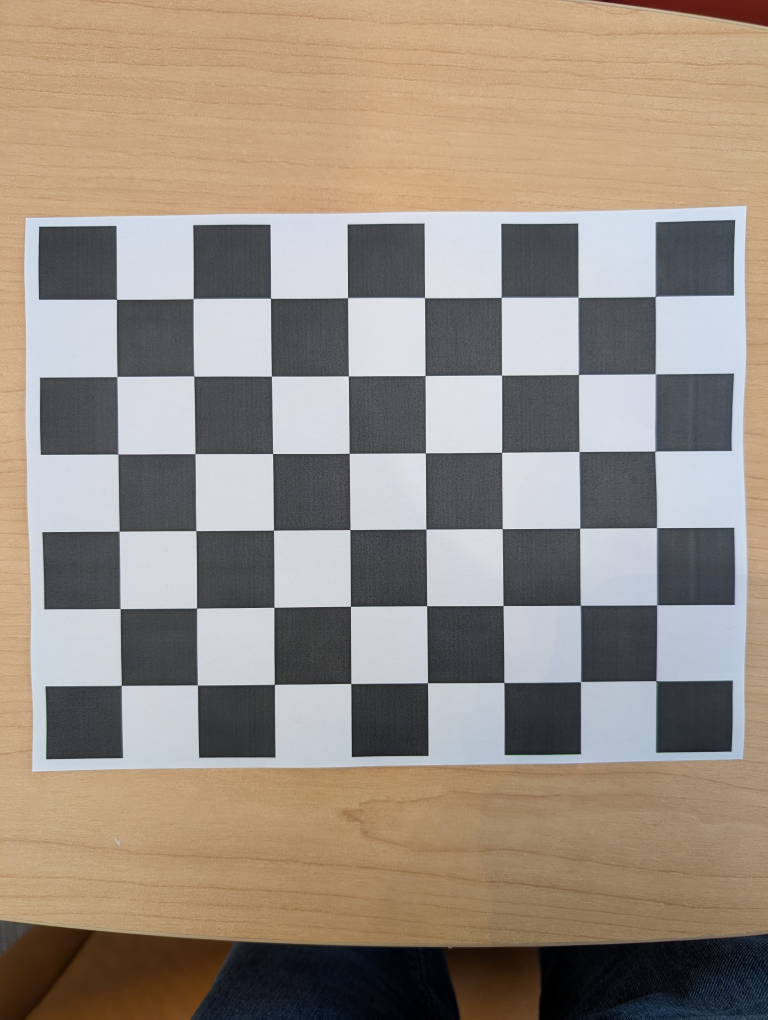
#> input picture Camera Calibration/calib_images/PXL_20260417_193637166.jpg, 3072 x 4080 px (shown at 1/4 size); its folder holds 4 pictures in this run
$ python calibration.py
#> lines starting #> are read from the running program, lines starting #| are printed output that depends on the picture
import cv2
import numpy as np
import glob
import os
import json
import yaml

IMAGES_DIR     = "calib_images"
OUTPUT_DIR     = "calibration_output"
SQUARE_SIZE_MM = 30.0
INNER_CORNERS  = (8, 6)


def find_corners(images_dir, inner_corners, square_size):
#> called with images_dir = 'calib_images', inner_corners = (8, 6), square_size = 30
    objp = np.zeros((inner_corners[0] * inner_corners[1], 3), np.float32)
    objp[:, :2] = np.mgrid[0:inner_corners[0], 0:inner_corners[1]].T.reshape(-1, 2)
    objp *= square_size

    objpoints = []
    imgpoints = []
    image_size = None

    criteria = (cv2.TERM_CRITERIA_EPS + cv2.TERM_CRITERIA_MAX_ITER, 30, 0.001)
    flags = (cv2.CALIB_CB_ADAPTIVE_THRESH +
             cv2.CALIB_CB_NORMALIZE_IMAGE +
             cv2.CALIB_CB_FAST_CHECK)

    image_paths = sorted(
        glob.glob(os.path.join(images_dir, "*.jpg")) +
        glob.glob(os.path.join(images_dir, "*.png")) +
        glob.glob(os.path.join(images_dir, "*.jpeg"))
    )

    if not image_paths:
        raise FileNotFoundError(f"No images found in '{images_dir}'")

    for fpath in image_paths:
        img  = cv2.imread(fpath)
#> img is the input picture: shape (4080, 3072, 3); mean B, G, R 129.4, 140.9, 152.3
        gray = cv2.cvtColor(img, cv2.COLOR_BGR2GRAY)
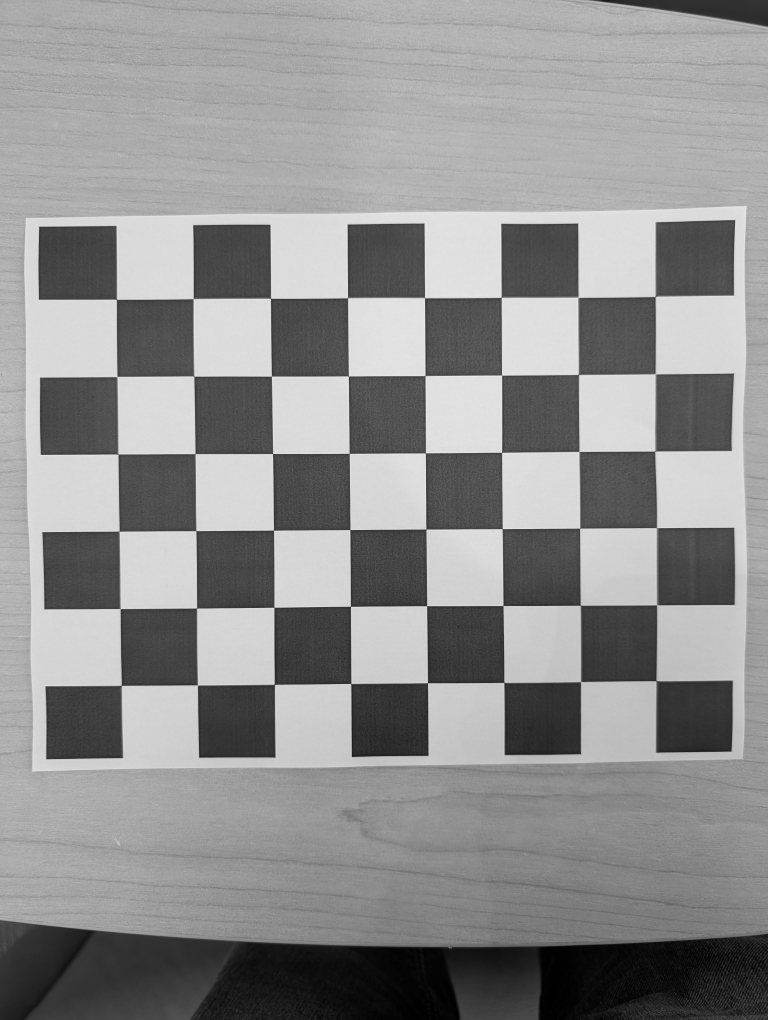
#> gray: shape (4080, 3072) (shown at 1/4 size); min 0, max 250, mean 143
        image_size = gray.shape[::-1]
#> image_size = (3072, 4080)

        def try_detect(src):
            r, c = cv2.findChessboardCorners(src, inner_corners, flags)
#> r = True; c = 48 rows, first 8: [467, 1199.5], [774.7, 1196.7], [1083.2, 1195.9], [1392.3, 1193.1], [1699.1, 1193.4], [2005.2, 1191.2], [2312.4, 1191.6], [2620.5, 1187.3]
            return r, c, src

        ret, corners, gray = try_detect(gray)
#> ret = True; corners has the same summary as c in try_detect

        if not ret:
            ret, corners, gray = try_detect(cv2.equalizeHist(gray))

        if not ret:
            clahe = cv2.createCLAHE(clipLimit=2.0, tileGridSize=(8, 8))
            ret, corners, gray = try_detect(clahe.apply(cv2.cvtColor(img, cv2.COLOR_BGR2GRAY)))

        if not ret:
            for sigma in (1, 2, 3):
                blurred = cv2.GaussianBlur(cv2.cvtColor(img, cv2.COLOR_BGR2GRAY), (0, 0), sigma)
                ret, corners, gray = try_detect(blurred)
                if ret:
                    break

        if ret:
            corners2 = cv2.cornerSubPix(gray, corners, (11, 11), (-1, -1), criteria)
#> corners2 = 48 rows, first 8: [467.8, 1199.2], [774.4, 1196.5], [1083.9, 1195.3], [1391.7, 1192.9], [1699.5, 1192.8], [2005.6, 1191.8], [2313.1, 1191.3], [2621.2, 1187.8]
            objpoints.append(objp)
            imgpoints.append(corners2)
            vis = img.copy()
            cv2.drawChessboardCorners(vis, inner_corners, corners2, ret)
            cv2.imwrite(os.path.join(OUTPUT_DIR, "corners", os.path.basename(fpath)), vis)
#> pass 2 of the loop in find_corners, `for fpath in image_paths:`:
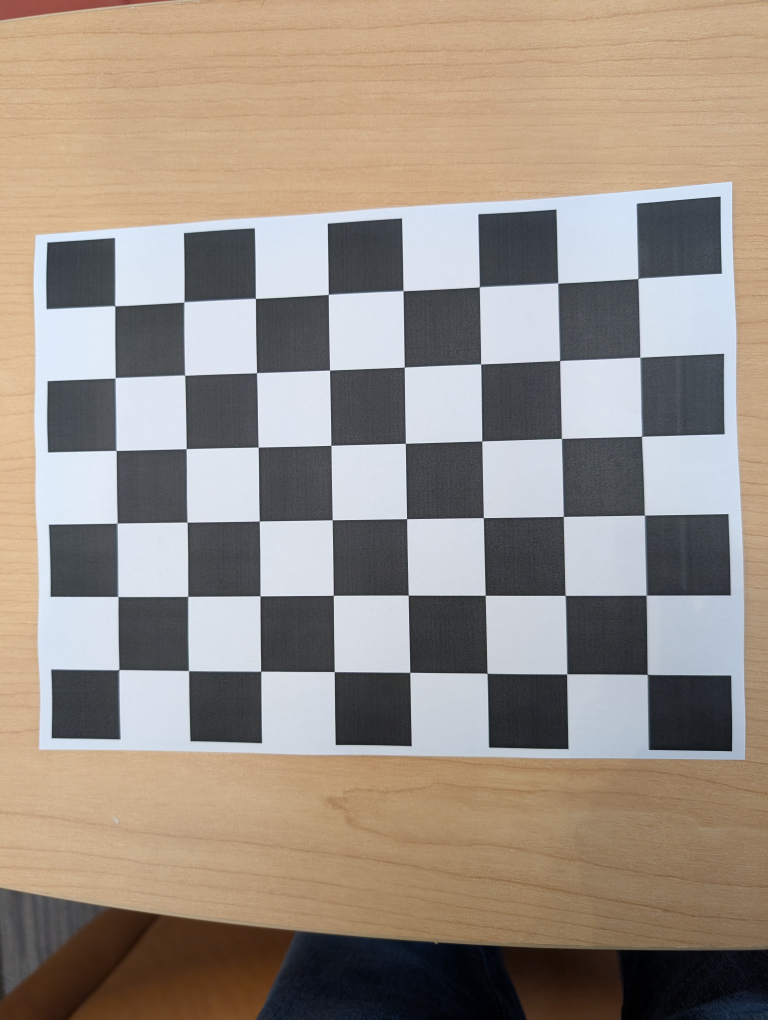
#> input picture Camera Calibration/calib_images/PXL_20260417_193650881.jpg, 3072 x 4080 px (shown at 1/4 size)
#> in find_corners, img is the input picture: shape (4080, 3072, 3); mean B, G, R 133, 143.3, 154.3
#> in find_corners, `gray = cv2.cvtColor(img, cv2.COLOR_BGR2GRAY)`:
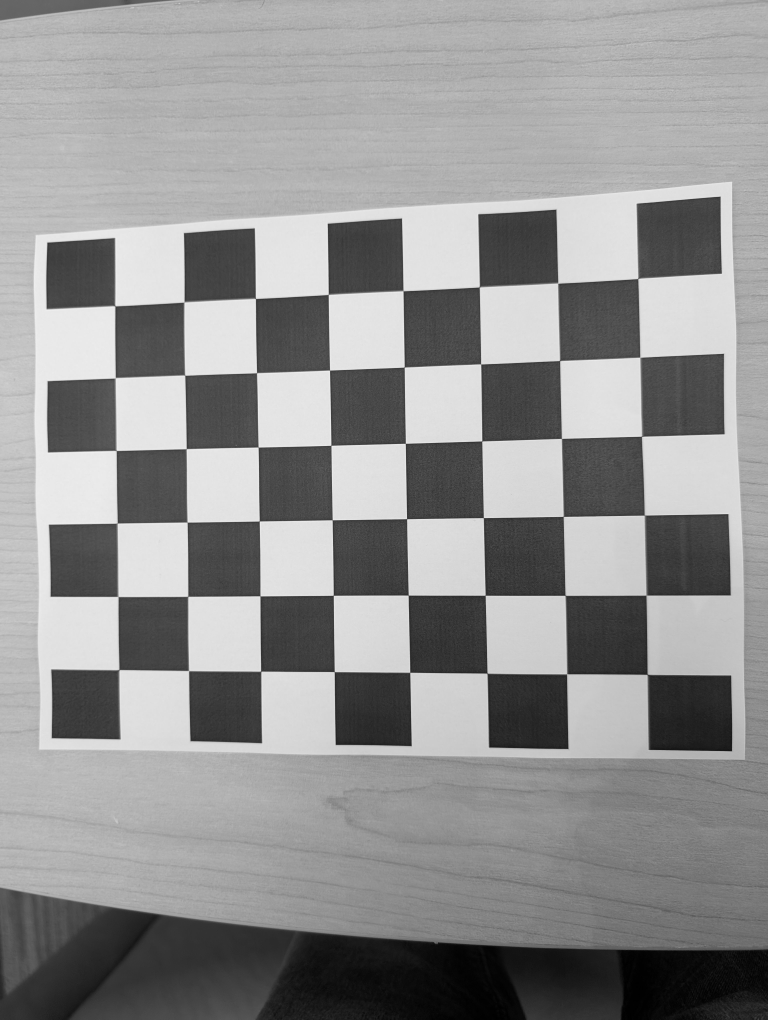
#> gray: shape (4080, 3072) (shown at 1/4 size); min 0, max 252, mean 145.4
#> c = 48 rows, first 8: [461.5, 1225.5], [738.1, 1210.6], [1023.1, 1197], [1314.8, 1180.1], [1613.3, 1165.7], [1918.6, 1151.2], [2232, 1134], [2552.5, 1116]
#> corners has the same summary as c in try_detect
#> corners2 = 48 rows, first 8: [461.4, 1225.4], [737.6, 1209.8], [1023.6, 1195.6], [1314.4, 1179.5], [1613.5, 1165], [1918.1, 1149.7], [2232.2, 1134.2], [2552.3, 1115.8]
#> pass 3 of the loop in find_corners, `for fpath in image_paths:`:
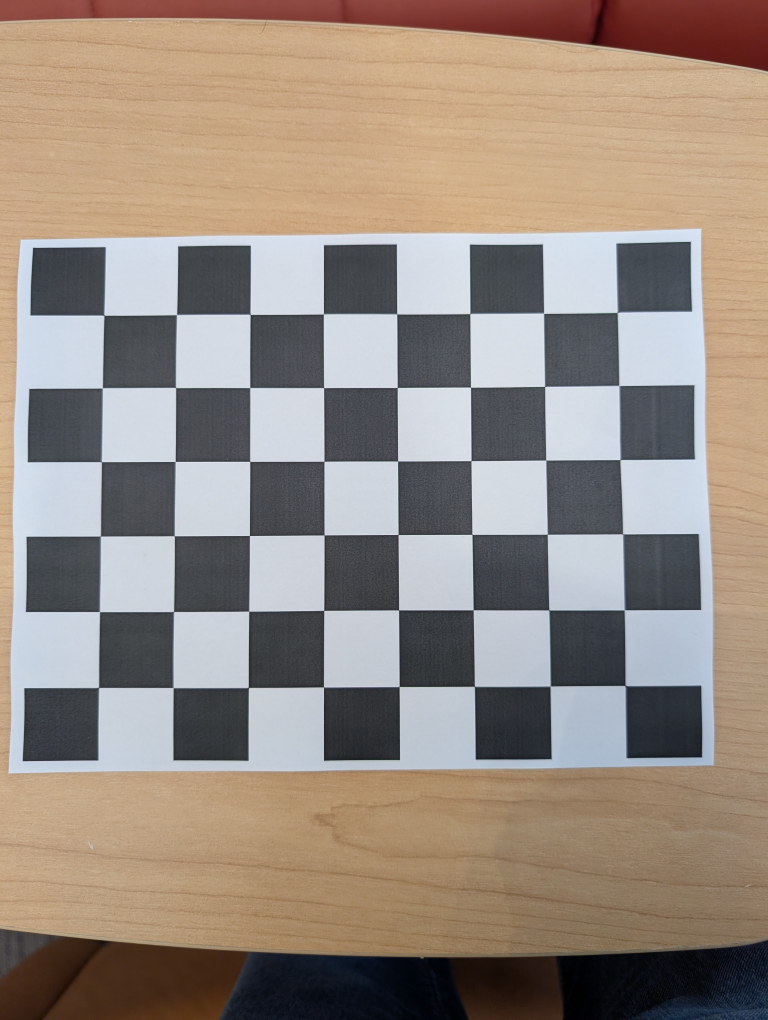
#> input picture Camera Calibration/calib_images/PXL_20260417_193653007.jpg, 3072 x 4080 px (shown at 1/4 size)
#> in find_corners, img is the input picture: shape (4080, 3072, 3); mean B, G, R 128.8, 138.8, 151.2
#> in find_corners, `gray = cv2.cvtColor(img, cv2.COLOR_BGR2GRAY)`:
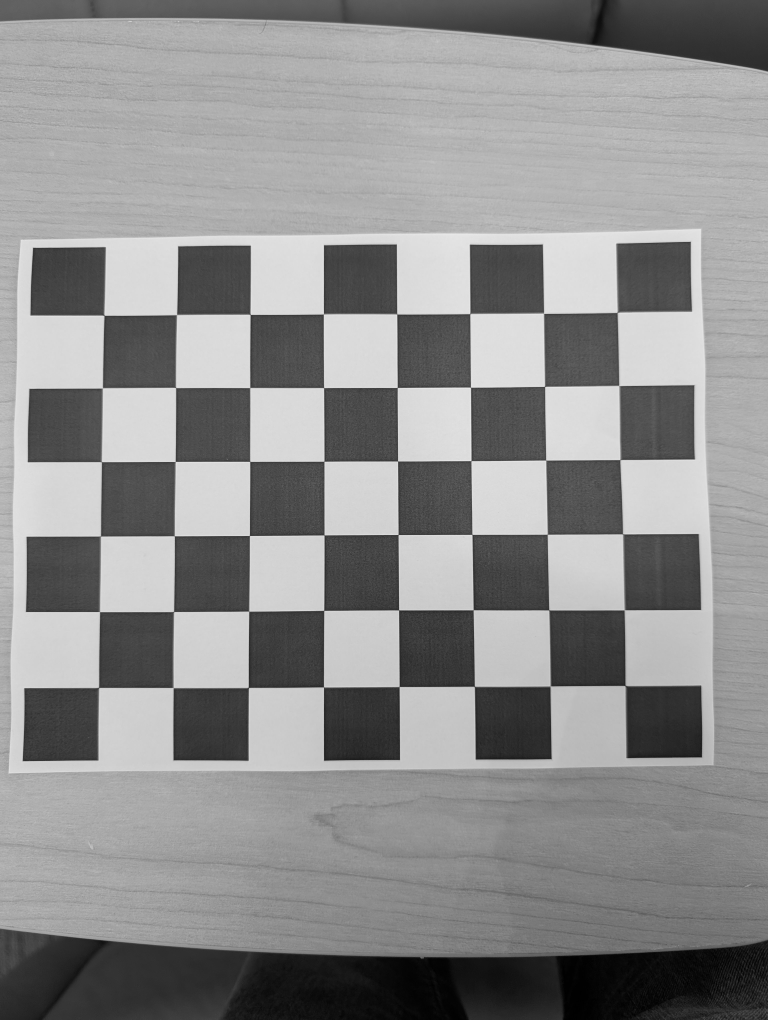
#> gray: shape (4080, 3072) (shown at 1/4 size); min 0, max 245, mean 141.4
#> c = 48 rows, first 8: [418.3, 1262.7], [708.4, 1260.7], [1001.6, 1260.2], [1295.3, 1258], [1588.4, 1258.7], [1880.5, 1256.6], [2174.9, 1255.3], [2469.5, 1251]
#> corners has the same summary as c in try_detect
#> corners2 = 48 rows, first 8: [417.6, 1262.9], [708.1, 1260.4], [1002.3, 1259.6], [1295.2, 1257.6], [1588.6, 1257.8], [1880.5, 1256.5], [2175.4, 1255], [2469.4, 1251.8]
#> the loop made 4 passes; the first 3 are shown

    return objpoints, imgpoints, image_size


def compute_per_image_error(objpoints, imgpoints, rvecs, tvecs, K, dist):
    errors = []
    for i in range(len(objpoints)):
        projected, _ = cv2.projectPoints(objpoints[i], rvecs[i], tvecs[i], K, dist)
        diff = imgpoints[i] - projected
        errors.append(np.sqrt((diff ** 2).sum(axis=2).mean()))
    return errors


def calibrate(objpoints, imgpoints, image_size):
    rms, K, dist, rvecs, tvecs = cv2.calibrateCamera(
        objpoints, imgpoints, image_size, None, None
    )

    errors = compute_per_image_error(objpoints, imgpoints, rvecs, tvecs, K, dist)
    threshold = max(2.0 * float(np.median(errors)), 1.5)
    outliers = [i for i, e in enumerate(errors) if e > threshold]
    if outliers:
        kept_obj = [o for i, o in enumerate(objpoints) if i not in set(outliers)]
        kept_img = [o for i, o in enumerate(imgpoints) if i not in set(outliers)]
        if len(kept_obj) >= 3:
            rms, K, dist, rvecs, tvecs = cv2.calibrateCamera(
                kept_obj, kept_img, image_size, None, None
            )
            objpoints[:] = kept_obj
            imgpoints[:] = kept_img

    return rms, K, dist, rvecs, tvecs


def save_results(K, dist, image_size, rms, per_image_errors, output_dir):
    np.savez(os.path.join(output_dir, "calibration.npz"),
             K=K, dist=dist, image_size=np.array(image_size), rms=np.array(rms))

    yaml_data = {
        "image_size": {"width": int(image_size[0]), "height": int(image_size[1])},
        "rms_reprojection_error_px": float(rms),
        "camera_matrix": {
            "fx": float(K[0, 0]), "fy": float(K[1, 1]),
            "cx": float(K[0, 2]), "cy": float(K[1, 2]),
            "data": K.tolist()
        },
        "distortion_coefficients": {
            "k1": float(dist[0][0]), "k2": float(dist[0][1]),
            "p1": float(dist[0][2]), "p2": float(dist[0][3]),
            "data": dist.tolist()
        }
    }
    with open(os.path.join(output_dir, "calibration.yaml"), "w") as f:
        yaml.dump(yaml_data, f, default_flow_style=False, sort_keys=False)

    with open(os.path.join(output_dir, "per_image_errors.json"), "w") as f:
        json.dump({f"image_{i}": round(float(e), 4) for i, e in enumerate(per_image_errors)}, f, indent=2)


def main():
    os.makedirs(os.path.join(OUTPUT_DIR, "corners"), exist_ok=True)

    objpoints, imgpoints, image_size = find_corners(IMAGES_DIR, INNER_CORNERS, SQUARE_SIZE_MM)

    if len(objpoints) < 3:
        raise RuntimeError("Need at least 3 successful images.")

    rms, K, dist, rvecs, tvecs = calibrate(objpoints, imgpoints, image_size)
    per_image_errors = compute_per_image_error(objpoints, imgpoints, rvecs, tvecs, K, dist)

    save_results(K, dist, image_size, rms, per_image_errors, OUTPUT_DIR)

    print(f"\nRMS: {rms:.4f} px  ({len(objpoints)} images)")
    print(f"\nCamera Matrix:")
    print(f"  fx={K[0,0]:.2f}  fy={K[1,1]:.2f}  cx={K[0,2]:.2f}  cy={K[1,2]:.2f}")
    print(f"\nDistortion:")
    print(f"  k1={dist[0][0]:.6f}  k2={dist[0][1]:.6f}  p1={dist[0][2]:.6f}  p2={dist[0][3]:.6f}")
    print(f"\nPer-image errors:")
    for i, e in enumerate(per_image_errors):
        print(f"  img {i+1:02d}: {e:.4f} px")
    print(f"\nSaved to {OUTPUT_DIR}/")


if __name__ == "__main__":
    main()
